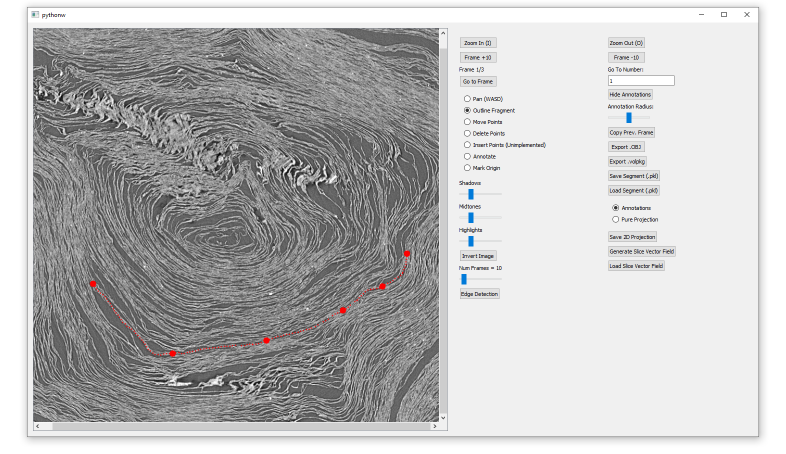
#> input picture example_traces/VA_stream_line_crowded1_image.png, 1572 x 908 px (shown at 1/2 size)
$ python -i test_generate_vector_fields_batch.py   (imports and definitions only)   (older library calls are emulated)
#> lines starting #> are read from the running program, lines starting #| are printed output that depends on the picture
#> further down, picture is the input picture: shape (908, 1572, 3); mean B, G, R 188, 187.8, 188
# [1 line not run here, left out]

'''
unused code; requires automated origin detection beforei it can be included in pipeline
'''


import numpy as np
import skimage as skimg
import cv2
import os
import scipy.ndimage as ndi
import collections
import pandas as pd


def create_vec_field(
    img,
    stride      = 3,
    win         = 100,
    tex_thresh  = 40000,
    pap_thresh  = 30000,
    origin      = [0,0], #TODO: make this selectable
    sub_angles  = 6,
    alpha_v     = 7e-5,
    sigma_v     = 2.0,
    alpha_p     = 5.0,
    beta_p      = 2.0,
    gamma_p     = 0.3,
    delta_p     = 1.4,
    sigma       = 3.0
    ):
    '''
    generates a vector field to trace papyrus layers based on textural and contextual information in img
    stride     = downsampling factor (higher runs faster but is less accurate)
    win        = window size for regions around query pixels (higher is slower but less noisy and less accurate)
    tex_thresh = threshold above which textures are to be ignored
    pap_thresh = threshold between papyrus and void
    origin     = rotational center of layer, as tuple
    sub_angles = number of angular subdivisions for directional blur
    alpha_v    = scaling factor for avoiding void when tracing
    sigma_v    = region of influence for void avoidance effect
    alpha_p    = region of influence for boundary tracing effect
    beta_p     = region of zero influence for boundary tracing effect
    gamma_p    = scaling factor for boundary tracing effect
    delta_p    = whether boundary tracing force is attractive or repulsive, 1 is neutral
    sigma      = size of smoothing kernel for resultant vector field
    '''
#> called with stride = 3, win = 100, tex_thresh = 40000, pap_thresh = 30000, sub_angles = 6, alpha_v = 7e-05, sigma_v = 2, alpha_p = 5

    N_y = img.shape[0]//stride + (-win)//stride
#> N_y = 268
    N_x = img.shape[1]//stride + (-win)//stride
#> N_x = 490

    dirs = np.zeros((N_y, N_x))

    #clip image at tex_thresh to enhance textures and remove high intensity noise
    clip_img = np.minimum(img, tex_thresh*np.ones(img.shape))

    for row in range(N_y):
        print("\tprocessing row {row} of {N_y}...".format(row = row + 1, N_y = N_y))
        for col in range(N_x):
            scout = img[stride*row + win//2 - stride//2 : stride*row + win//2 + stride//2 + 1, stride*col + win//2 - stride//2 : stride*col + win//2 + stride//2 + 1]
            if np.mean(scout) > 0:
                #generate region of interest and analyse in frequency domain
                roi = clip_img[stride*row : stride*row + win+1, stride*col : stride*col + win+1]
                #roi = clip_img[stride*(row+1) : stride*(row+1) + win + 1, stride*(col+1) : stride*(col+1) + win+1]
                roi = roi * skimg.filters.window('hann', roi.shape)

                ft = np.abs(np.fft.fftshift(np.fft.fft2(roi)))

                r_max = 0.5*ft.shape[0]

                ftp = skimg.transform.warp_polar(ft, radius=r_max, output_shape=(180,20), center = (win/2, win/2))

                #identify dominant texture angle
                ang = np.sum(ftp, 1)
                ang = ang[0:90] + ang[90:180]
                #ang = moving_average(ang, 11)
                ang = running_mean_uniform_filter1d(ang, 5)
                ang_max = np.argmax(ang);
                dirs[row, col] = 2*ang_max;
#> dirs: shape (268, 490) float64; every value is 0
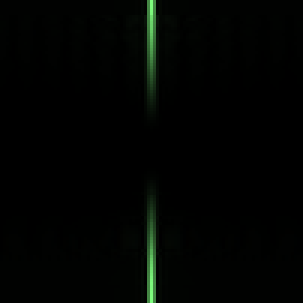
#> ft: shape (101, 101, 3) float64 (shown 3 times larger); mean B, G, R 131.5, 262.4, 131.5; drawn with min black and max white
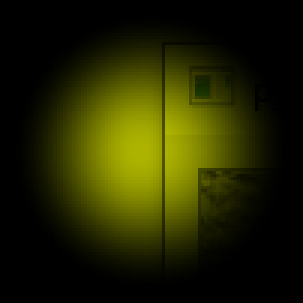
#> roi: shape (101, 101, 3) float64 (shown 3 times larger); mean B, G, R 0, 36.9, 35


    #upsample and pad to match original image size
    dirs = dirs.repeat(stride, 0).repeat(stride, 1)
    dirs = np.pad(dirs,(win//2, win//2))
    dirs = np.pad(dirs,((0, img.shape[0]-dirs.shape[0]),(0, img.shape[1]-dirs.shape[1])))

    #generate meshgrid for vector coordinates
    mesh = np.mgrid[0:img.shape[0], 0:img.shape[1]]
    mesh = np.flip(mesh, 0) #permute axes to return x coordinate first

    #threshold image to distinguish between papyrus and void
    bin_img = img > pap_thresh
    bin_img = bin_img.astype(int)
    filled_img = np.zeros(bin_img.shape)
    filled_img = filled_img + np.multiply(
            apply_motion_blur(bin_img, 10, 90),
            (dirs < (90/sub_angles)) + (dirs >= (180-90/sub_angles))
            )

    #directional motion blur to fill small tears and holes
    for i in range(1, sub_angles):
        #probably not necessary to use multiply over *, but unsure how opencv overloads *
        filled_img = filled_img + np.multiply(
            apply_motion_blur(bin_img, 10, 90 - i*180/sub_angles),
            (dirs < (i*180/sub_angles + 90/sub_angles)) * (dirs >= (i*180/sub_angles - 90/sub_angles))
            )

    # generate circumferential unit vectors for orienting vectors ctr-clockwise (wrt graphing axes)
    ccwx = np.cos(np.pi/2 + np.arctan2(mesh[1]-origin[1], mesh[0]-origin[0]))
    ccwy = np.sin(np.pi/2 + np.arctan2(mesh[1]-origin[1], mesh[0]-origin[0]))
    u = -np.sin(np.radians(dirs)) #find normal to strongest texture
    v = np.cos(np.radians(dirs))

    # flip vectors as necessary to maintain ctr-clockwise rotation
    misoriented = u*ccwx + v*ccwy < 0
    u = u - 2*u*misoriented
    v = v - 2*v*misoriented

    filled_img = filled_img > 0.5
    filled_img = filled_img.astype(np.float32)

    u = u*filled_img
    v = v*filled_img

    #Sobel operator on image, used in void
    dx = cv2.Sobel(img, cv2.CV_32F, 1, 0)
    dy = cv2.Sobel(img, cv2.CV_32F, 0, 1)

    dxb = cv2.Sobel(filled_img, cv2.CV_32F, 1, 0)
    dyb = cv2.Sobel(filled_img, cv2.CV_32F, 0, 1)   #used in pap

    dx = alpha_v*skimg.filters.gaussian(dx, sigma = sigma_v, truncate =2.0)
    dx = dx*(1- filled_img)

    dy = alpha_v*skimg.filters.gaussian(dy, sigma = sigma_v, truncate =2.0)
    dy = dy*(1- filled_img)

    dxb = delta_p*alpha_p/beta_p*skimg.filters.gaussian(dxb, sigma=alpha_p, truncate =2.0) - skimg.filters.gaussian(dxb, sigma=beta_p, truncate =2.0)
    dxb = gamma_p*dxb*filled_img
    dyb = delta_p*alpha_p/beta_p*skimg.filters.gaussian(dyb, sigma=alpha_p, truncate =2.0) - skimg.filters.gaussian(dyb, sigma=beta_p, truncate =2.0)
    dyb = gamma_p*dyb*filled_img

    u = u + dx - dxb
    u = skimg.filters.gaussian(u, sigma = sigma, truncate =2.0)
    v = v + dy - dyb
    v = skimg.filters.gaussian(v, sigma = sigma, truncate =2.0)
    ub = -u + dx - dxb
    ub = skimg.filters.gaussian(ub, sigma = sigma, truncate =2.0)
    vb = -v + dy - dyb
    vb = skimg.filters.gaussian(vb, sigma = sigma, truncate =2.0)

    return u, v, ub, vb, mesh, dirs


# [7 lines left out: function apply_motion_blur, not called in this run]

def running_mean_uniform_filter1d(x, N):
    # moving average filter of length N, where the signal is wrapped (circular)
    return ndi.uniform_filter1d(x, N, mode='wrap', origin=-(N//2))[:-(N-1)]


class OriginSlector(object):
    # [84 lines left out: functions __init__, click_event, update_display, batch_generate_vector_fields, not called in this run]

        # [13 lines of commented-out code are left out]

>>> import cv2
>>> picture = cv2.imread('../example_traces/VA_stream_line_crowded1_image.png')
#> (the run stopped early here; a loop or call above may not have finished)
